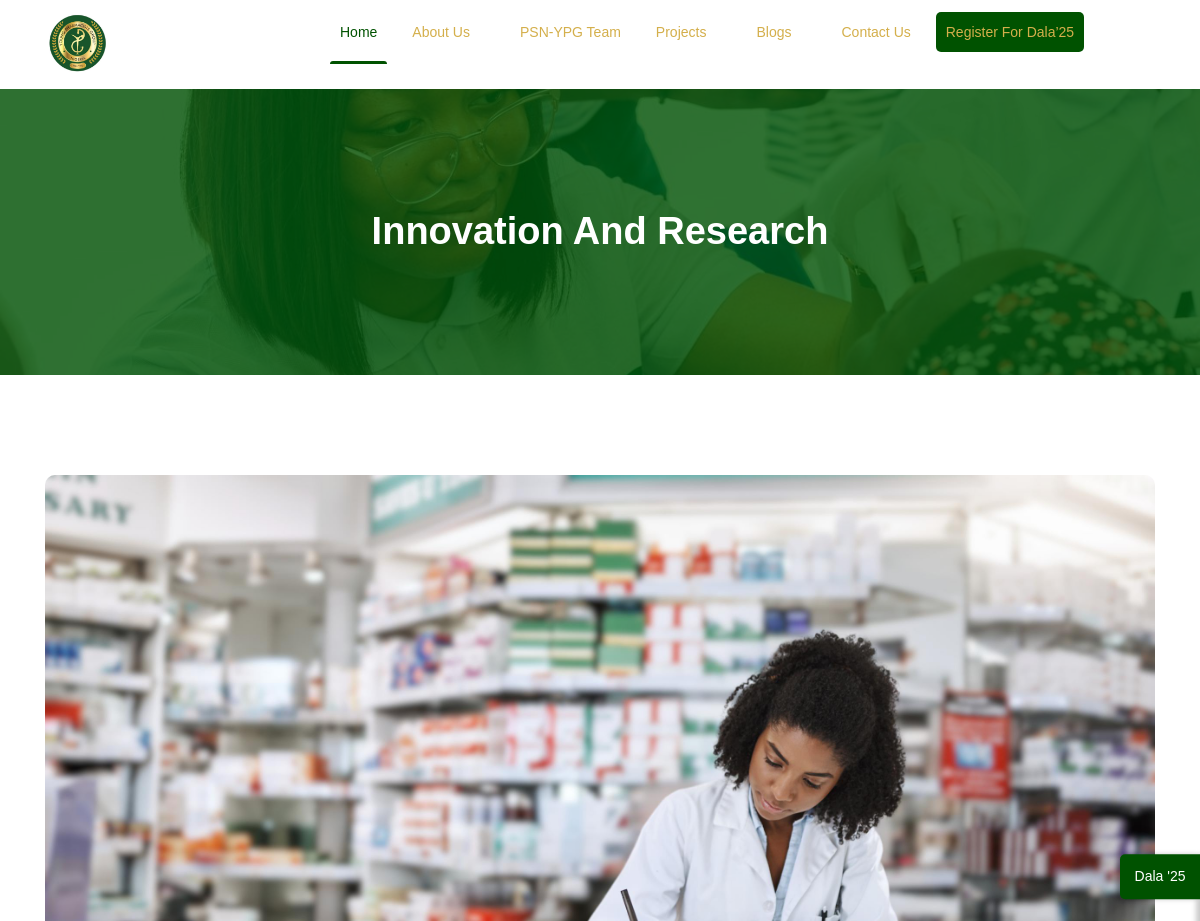
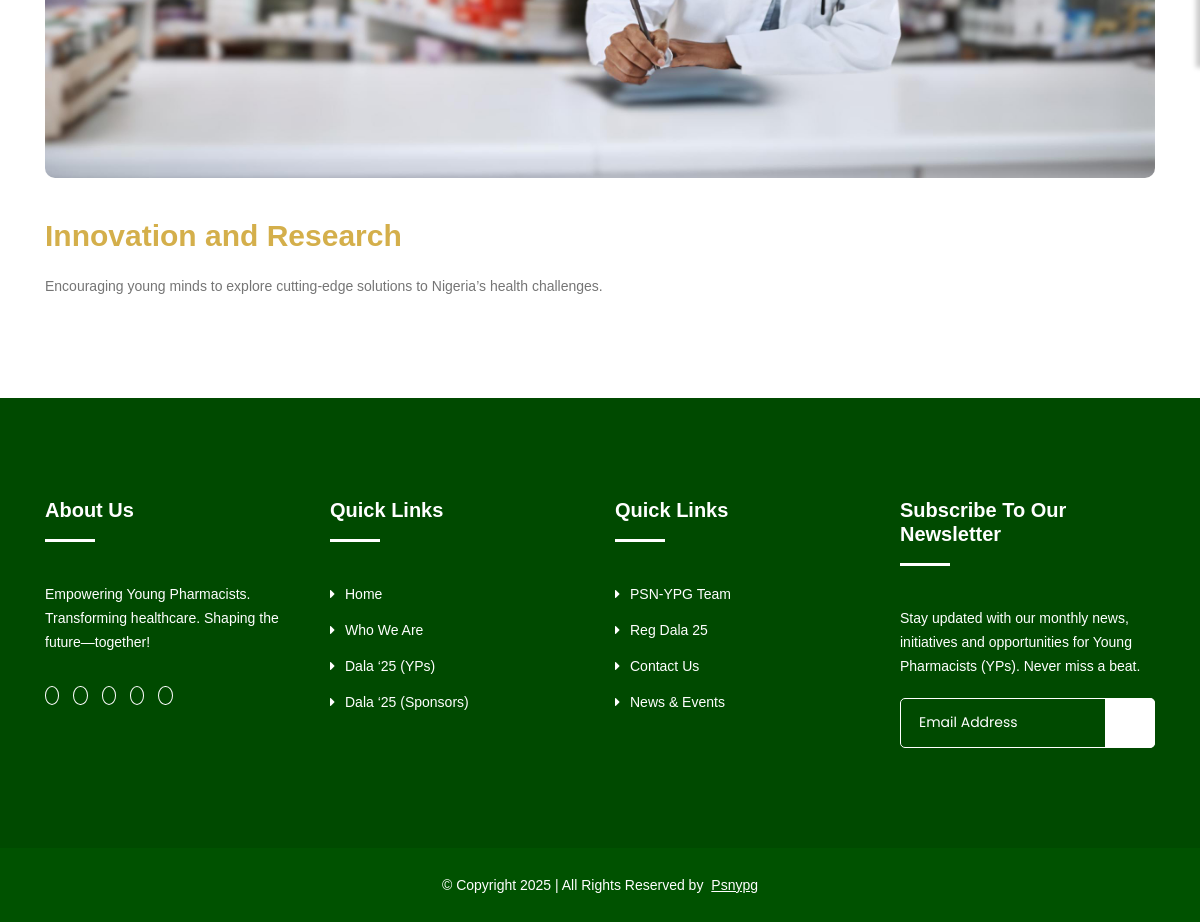
The app's page /whypsn_article_detail/2/ with its own data (2 pictures, top to bottom).
### psnypg/models.py (models this page shows, shortened)
class WhyPSNYPG(models.Model):
    why_psnypg_title = models.CharField(max_length=255)
    why_psnypg_description = models.TextField()
    why_psnypg_slug = models.SlugField (max_length=255,blank=True, null=True)
    why_psnypg_img = models.ImageField(upload_to=' why_psnypg_images/')
    why_psnypg_publish_date = models.DateTimeField(auto_now_add=True)
    why_psnypg_author = models.ForeignKey(User, on_delete=models.CASCADE)
    class Meta:
        ordering = ['-why_psnypg_publish_date']

### psnypg/views.py (the view, shortened to what this page needs)
# urls.py: path('whypsn_article_detail/<int:pk>/', WhyPsnypgArticleDetailView.as_view(), name='whypsn_article_detail'),
class WhyPsnypgArticleDetailView(DetailView):
    model = WhyPSNYPG
    template_name = 'psnypg/why_psn_article.html'

### templates/psnypg/why_psn_article.html (shortened to what this page needs)
{% extends "base.html" %}
{% load static %}
{% block content%}
		<div class="breadcrumbs overlay">
			<div class="container">
				<div class="bread-inner">
					<div class="row">
						<div class="col-12">
							<h2>{{object.why_psnypg_title }}</h2>
						</div>
					</div>
				</div>
			</div>
		</div>
		<section class="pf-details section">
			<div class="container">
				<div class="row">
					<div class="col-12">
						<div class="inner-content">
                                    <img src="{{object.why_psnypg_img.url }}"style="border-radius:10px;" alt="why images">
							<div class="body-text">
								<h3 style="color: #D4AF4B;">{{object.why_psnypg_title }}</h3>
								<p>{{object.why_psnypg_description}}</p>
							</div>
						</div>
					</div>
				</div>
			</div>
		</section>
		{% endblock %}

### records on screen
WhyPSNYPG: why_psnypg_title "Innovation And Research", why_psnypg_img (picture), why_psnypg_title "Innovation and Research", why_psnypg_description "Encouraging young minds to explore cutting-edge solutions to Nigeria’s health challenges."
